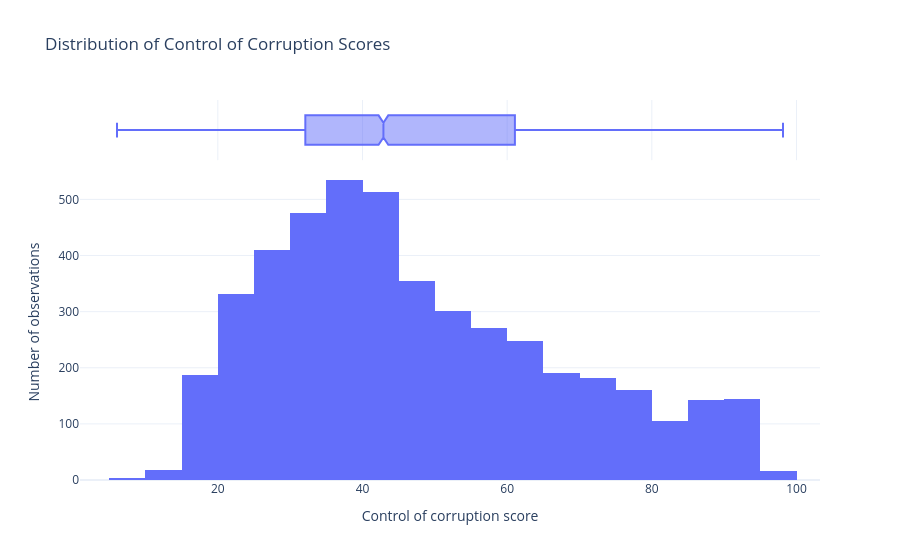

Notebook source saved alongside this figure:
### Code cell
fig = px.histogram(
    df,
    x="corruption_score",
    nbins=40,
    marginal="box",
    title="Distribution of Control of Corruption Scores",
    labels={
        "corruption_score": "Control of corruption score"
    }
)

fig.update_layout(
    yaxis_title="Number of observations",
    showlegend=False
)

fig.show()

### Figure 1 — Plotly figure (JSON) as saved in the notebook; plotly's stock layout.template omitted (floating-point values rounded to 4 significant figures; data arrays with more than 128 entries replaced by an {"elided": "..."} marker saying what was removed)
{"data": [{"bingroup": "x", "hovertemplate": "Control of corruption score=%{x}<br>count=%{y}<extra></extra>", "legendgroup": "", "marker": {"color": "#636efa", "pattern": {"shape": ""}}, "name": "", "nbinsx": 40, "orientation": "v", "showlegend": false, "type": "histogram", "x": {"elided": "4585 float values"}, "xaxis": "x", "yaxis": "y"}, {"hovertemplate": "Control of corruption score=%{x}<extra></extra>", "legendgroup": "", "marker": {"color": "#636efa"}, "name": "", "notched": true, "showlegend": false, "type": "box", "x": {"elided": "4585 float values"}, "xaxis": "x2", "yaxis": "y2"}], "layout": {"barmode": "relative", "legend": {"tracegroupgap": 0}, "showlegend": false, "title": {"text": "Distribution of Control of Corruption Scores"}, "xaxis": {"anchor": "y", "domain": [0, 1], "title": {"text": "Control of corruption score"}}, "xaxis2": {"anchor": "y2", "domain": [0, 1], "matches": "x", "showgrid": true, "showticklabels": false}, "yaxis": {"anchor": "x", "domain": [0, 0.8316], "title": {"text": "Number of observations"}}, "yaxis2": {"anchor": "x2", "domain": [0.8416, 1], "matches": "y2", "showgrid": false, "showline": false, "showticklabels": false, "ticks": ""}}}
